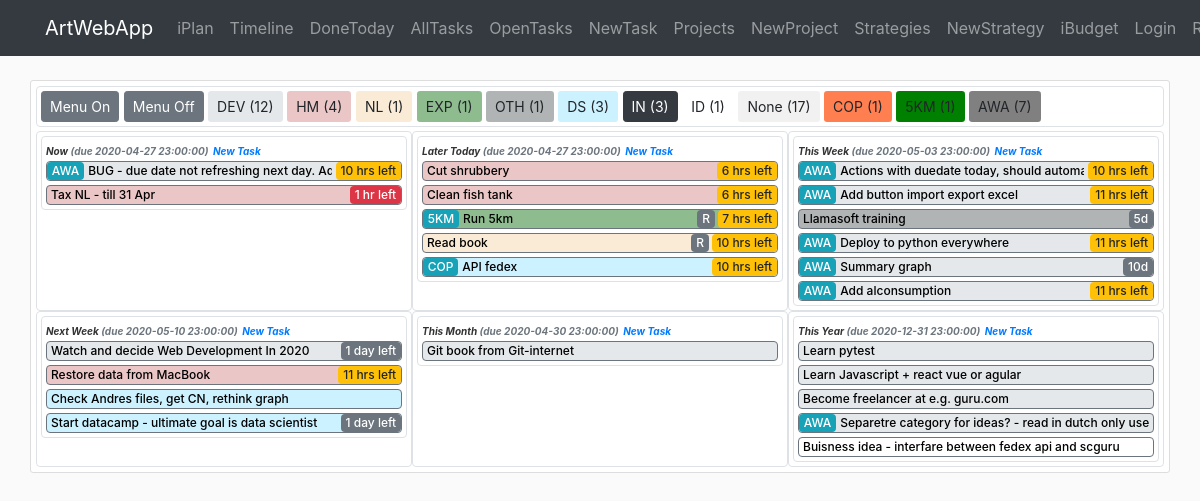
The app's page /iplan/timeline with its own data.
### awa/iplan/models.py (models this page shows, shortened)
class Strategy(db.Model):
    id = db.Column(db.Integer, primary_key=True)
    name = db.Column(db.String(40), nullable=False)
    symbol = db.Column(db.String(3))
    desc = db.Column(db.Text)
    color = db.Column(db.String(7))
    order = db.Column(db.Integer)
    time_creation = db.Column(db.DateTime, default=datetime.now)
    time_completion = db.Column(db.DateTime)
    show_timeline = db.Column(db.Boolean, default=True, nullable=False)
    category = db.Column(db.String(20), nullable=True)
    br_task = db.relationship('Task', backref='strategy')  # todo: lazy=True - test that later

class Project(db.Model):
    id = db.Column(db.Integer, primary_key=True)
    name = db.Column(db.String(40), nullable=False)
    symbol = db.Column(db.String(3))
    desc = db.Column(db.Text)
    category = db.Column(db.String(20))
    color = db.Column(db.String(7))
    order = db.Column(db.Integer)
    time_creation = db.Column(db.DateTime, default=datetime.now)
    time_completion = db.Column(db.DateTime)
    time_due = db.Column(db.DateTime)
    duration_plan = db.Column(db.Interval, nullable=False, default=timedelta(0))
    show_timeline = db.Column(db.Boolean, default=True, nullable=False)
    br_task = db.relationship('Task', backref='project')  # todo: lazy=True - test that later

class Task(db.Model):
    id = db.Column(db.Integer, primary_key=True)
    name = db.Column(db.String(140), nullable=False)
    desc = db.Column(db.Text)
    category = db.Column(db.String(20))
    frequency = db.Column(db.String(10))
    frequency_days = db.Column(db.Integer)
    time_creation = db.Column(db.DateTime, default=datetime.now)
    time_completion = db.Column(db.DateTime)
    time_due = db.Column(db.DateTime)
    time_line = db.Column(db.String(20))
    duration_plan = db.Column(db.Interval, nullable=False, default=timedelta(0))
    duration_real = db.Column(db.Interval, nullable=False, default=timedelta(0))
    timer_start = db.Column(db.DateTime)
    order = db.Column(db.Integer)
    show_menu = db.Column(db.Boolean, default=True, nullable=False)
    id_strategy = db.Column(db.Integer, db.ForeignKey('strategy.id'), nullable=False)
    id_project = db.Column(db.Integer, db.ForeignKey('project.id'))

### awa/iplan/routes.py (the view)
@iplan.route('/iplan/timeline', methods=['GET', 'POST'])
def timeline():
    tasks = Task.query.filter(Task.time_completion.is_(None)).order_by(Task.order).all()
    strategies = Strategy.query.all()
    projects = Project.query.all()
    count_tasks_strategy = dict(zip([strategy.id for strategy in strategies], [0 for _ in range(len(strategies))]))
    count_tasks_project = dict(zip([project.id for project in projects], [0 for _ in range(len(projects))]))
    for task in tasks:
        if task.strategy.id in count_tasks_strategy:
            count_tasks_strategy[task.strategy.id] += 1
        if task.project.id in count_tasks_project:
            count_tasks_project[task.project.id] += 1
    return render_template('iplan/timeline.html', tasks=tasks, TimeLine=TimeLine, strategies=strategies, projects=projects,
                           count_tasks_strategy=count_tasks_strategy, count_tasks_project=count_tasks_project,
                           string_from_duration=string_from_duration, now=datetime.now())

### awa/iplan/utils.py (called while the page is built)
    @staticmethod
    def progress_indicator(time_creation, timeline_category):
        for indicator in TimeLine._progress_breakpoints:
            if timeline_category == indicator[0]:  # Check on timeline category
                seconds_since_creation = (datetime.now()-time_creation).total_seconds()
                uom_since_creation = int(seconds_since_creation / TimeLine._seconds_in_unites[indicator[1]])
                if uom_since_creation >= indicator[2][0] and uom_since_creation < indicator[2][1]:
                    return f'{uom_since_creation}{indicator[1]}', TimeLine._progress_colors['attention']
                elif uom_since_creation >= indicator[2][1]:
                    return f'{uom_since_creation}{indicator[1]}', TimeLine._progress_colors['warning']
                else:
                    return None

    @staticmethod
    def get_msg_for_timeuom(uom, value):
        msg = None
        if uom == 'h':
            msg = 'hrs'
        elif uom == 'd':
            msg = 'days'
        elif uom == 'm':
            msg = 'months'
        elif uom == 'w':
            msg = 'weeks'
        else:
            msg = '???'
        if value == 1:
            msg = msg[:-1]
        return msg

    @staticmethod
    def duedate_indicator(time_due):
        if time_due is None:
            return None
        time_left = (time_due - datetime.now()).total_seconds()
        for text, uom, time, msg in TimeLine._duedate_breakpoints:
            if round(time_left < time * TimeLine._seconds_in_unites[uom]):
                return f'{abs(round(time_left / TimeLine._seconds_in_unites[uom]))} {TimeLine.get_msg_for_timeuom(uom, round(time_left / TimeLine._seconds_in_unites[uom]))} {msg}', TimeLine._duedate_colors[text]

    @staticmethod
    def duedate_per_category_for_new_tasks(timeline_category):
        return TimeLine._categories_duedates.get(timeline_category, TimeLine._todaydue)

### awa/templates/iplan/timeline.html (shortened to what this page needs)
{% extends "layout.html" %}
{% block content %}
<div class="container">
    <div class="row content-section">
        <div class="col-md-12 border p-1 rounded mb-1 ">
            <a  href="{{url_for('iplan.show_menu_all', state='on') }}" class="btn btn-secondary btn-sm" role="button">Menu On</a>
            <a  href="{{url_for('iplan.show_menu_all', state='off') }}" class="btn btn-secondary btn-sm" role="button">Menu Off</a>
            {% for strategy in strategies %}
                {% if count_tasks_strategy[strategy.id] > 0%}
                    {% if strategy.show_timeline %}
                        <a  href="{{url_for('iplan.show_strategy_timeline', id_strategy=strategy.id) }}" class="btn btn-sm" style="background-color:{{strategy.color}}" role="button">{{strategy.symbol}} ({{count_tasks_strategy[strategy.id]}})</a>
                    {% else %}
                        <a  href="{{url_for('iplan.show_strategy_timeline', id_strategy=strategy.id) }}" class="btn btn-dark btn-sm" role="button">{{strategy.symbol}} ({{count_tasks_strategy[strategy.id]}})</a>
                    {% endif %}
                {% endif %}
            {% endfor %}
            {% for project in projects %}
                {% if count_tasks_project[project.id] > 0%}
                    {% if project.show_timeline %}
                        <a  href="{{url_for('iplan.show_project_timeline', id_project=project.id) }}" class="btn btn-sm" style="background-color:{{project.color}}" role="button">{{project.symbol}} ({{count_tasks_project[project.id]}})</a>
                    {% else %}
                        <a  href="{{url_for('iplan.show_project_timeline', id_project=project.id) }}" class="btn btn-dark btn-sm" role="button">{{project.symbol}} ({{count_tasks_project[project.id]}})</a>
                    {% endif %}
                {% endif %}
            {% endfor %}
        </div>
        {% for timeline in TimeLine.categories %}
        <div class="col-md-4 border p-1 rounded">
            <div class="col-12 border timeline_task_border rounded p-0">
                <small class="timeline_header ml-1">{{ timeline }} </small>
                <small class="timeline_header text-muted">(due {{TimeLine.duedate_per_category_for_new_tasks(timeline)}})</small>
                <a href="{{ url_for('iplan.task_create', timeline_category=timeline) }}"><small class="timeline_header text-primary">New Task</small></a>
                {% for task in tasks %}
                    {% if task.time_line == timeline and task.strategy.show_timeline and task.project.show_timeline %}
                        {% if task.show_menu == False %}
                            <div class="row rounded border border border-secondary timeline_task_name pl-0  mb-1 ml-1 mr-1" style="background-color:{{task.strategy.color}}">
                                {% if TimeLine.progress_indicator(task.time_creation, timeline)[0] %}
                                    {% if task.project.symbol != 'None' %}
                                        <div class="col-auto p-0 m-0">
                                            <small class="badge badge-info progress_indicator">{{task.project.symbol}}</small>
                                        </div>
                                    {% endif %}
                                    <div class="col text-truncate p-0 pl-1 m-0 mr-1">
                                        <a href="{{url_for('iplan.show_menu', id_task=task.id, state='on') }}" class="show_menu_links" title="{{task.name}}">{{task.name}}</a>
                                    </div>
                                    <div class="col-auto p-0 m-0 text-right">
                                        {% if task.frequency == 'Repeatable' %}
                                            <small class="badge badge-secondary progress_indicator">R</small>
                                        {% endif %}
                                        {% if TimeLine.duedate_indicator(task.time_due)[0] %}
                                            <small class="{{TimeLine.duedate_indicator(task.time_due)[1]}} m-0 progress_indicator">{{TimeLine.duedate_indicator(task.time_due)[0]}}</small>
                                        {% else %}
                                            <small class="{{TimeLine.progress_indicator(task.time_creation, timeline)[1]}}  progress_indicator">{{TimeLine.progress_indicator(task.time_creation, timeline)[0]}}</small>
                                        {% endif %}
                                    </div>
                                {% else %}
                                    {% if task.project.symbol != 'None' %}
                                        <div class="col-auto p-0 m-0">
                                            <small class="badge badge-info progress_indicator">{{task.project.symbol}}</small>
                                        </div>
                                    {% endif %}
                                    <div class="col text-truncate p-0 pl-1 m-0 mr-1">
                                        <a href="{{url_for('iplan.show_menu', id_task=task.id, state='on') }}" class="show_menu_links" title="{{task.name}}">{{task.name}}</a>
                                    </div>
                                    <div class="col-auto p-0 m-0 text-right">
                                    {% if task.frequency == 'Repeatable' %}
                                        <small class="badge badge-secondary progress_indicator">R</small>
                                    {% endif %}
                                    {% if TimeLine.duedate_indicator(task.time_due)[0] %}
                                        <small class="{{TimeLine.duedate_indicator(task.time_due)[1]}} progress_indicator">{{TimeLine.duedate_indicator(task.time_due)[0]}}</small>
                                    {% endif %}
                                    </div>
                                {% endif %}
                            </div>
                        {% endif %}
                    {% endif %}
                {% endfor %}
            </div>
        </div>
        {% endfor %}
    </div>
</div>
{% endblock content %}

### awa/static/main.css (style rules this page uses)
body { background: #fafafa; color: #333333; margin-top: 5rem; }
.content-section { background: #ffffff; padding: 5px 5px; border: 1px solid #dddddd; border-radius: 3px; margin-bottom: 10px; }
.timeline_header { font-size: 10px; font-style: italic; font-weight: bold; }
.timeline_task_name { font-size: 12px; font-weight: bold; }
.show_menu_links { color:#000; font-size: 12px; display: inline-block; font-weight: 500; }
.progress_indicator { font-size: 12px; font-weight: 500; }

### records on screen
Strategy: symbol "DEV", count_tasks_strategy "12"
Strategy: symbol "HM", order "4"
Strategy: symbol "NL", count_tasks_strategy "1"
Strategy: symbol "EXP", show_timeline "1"
Strategy: symbol "OTH", show_timeline "1"
Strategy: symbol "DS", count_tasks_strategy "3"
Strategy: symbol "IN", count_tasks_strategy "3"
Strategy: symbol "ID", show_timeline "1"
Project: symbol "None", count_tasks_project "17"
Project: symbol "COP", show_timeline "1"
Project: symbol "5KM", show_timeline "1"
Project: symbol "AWA", count_tasks_project "7"
Task: time_line "Now", duedate_per_category_for_new_tasks "2020-04-27 23:00:00", project.symbol "AWA", name "BUG - due date not refreshing next day.…", time_due "10 hrs left"
Task: name "Tax NL - till 31 Apr", time_due "1 hr left"
Task: name "Cut shrubbery", time_due "6 hrs left"
Task: name "Clean fish tank", time_due "6 hrs left"
Task: project.symbol "5KM", name "Run 5km", frequency "R", time_due "7 hrs left"
Task: name "Read book", frequency "R", time_due "10 hrs left"
Task: project.symbol "COP", name "API fedex", time_due "10 hrs left"
Task: project.symbol "AWA", name "Actions with duedate today, should auto…", time_due "10 hrs left"
Task: project.symbol "AWA", name "Add button import export excel", time_due "11 hrs left"
Task: name "Llamasoft training", time_creation "5d"
Task: project.symbol "AWA", name "Deploy to python everywhere", time_due "11 hrs left"
Task: project.symbol "AWA", name "Summary graph", time_creation "10d"
Task: project.symbol "AWA", name "Add alconsumption", time_due "11 hrs left"
Task: name "Watch and decide Web Development In 2020", time_due "1 day left"
Task: name "Restore data from MacBook", time_due "11 hrs left"
Task: name "Check Andres files, get CN, rethink graph"
Task: name "Start datacamp - ultimate goal is data scientist", time_due "1 day left"
Task: name "Git book from Git-internet"
Task: name "Learn pytest"
Task: name "Learn Javascript + react vue or agular"
Task: name "Become freelancer at e.g. guru.com"
Task: project.symbol "AWA", name "Separetre category for ideas? - read in dutch only u…"
Task: name "Buisness idea - interfare between fedex api and scguru"

### other values on screen
{{ timeline }} "Later Today" "This Week" "Next Week" "This Month" "This Year"
{{ TimeLine.duedate_per_category_for_new_tasks(timeline) }} "2020-04-27 23:00:00" "2020-05-03 23:00:00" "2020-05-10 23:00:00" "2020-04-30 23:00:00" "2020-12-31 23:00:00"
